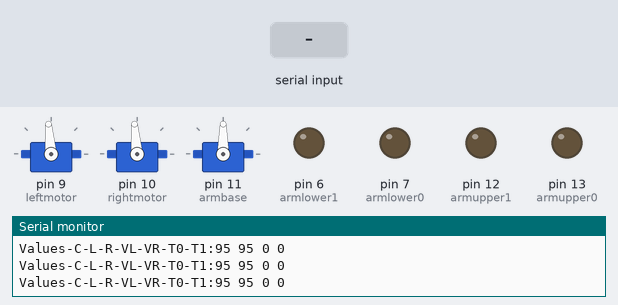
This sketch was run on a simulated Arduino Uno, built with avr-gcc and run on an emulated ATmega328P. Parts: 3 × servo, output pins drawn as LEDs (lit = HIGH), the last lines printed to the serial monitor. The test bench sets the inputs (shaded band).

Above: at 1.2 s.
1.3 s: "2\n" received over Serial
At 3.06 s:
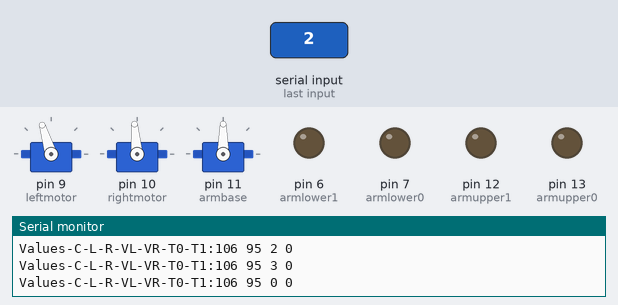
4.3 s: byte 51 ('3') received over Serial
At 5.19 s:
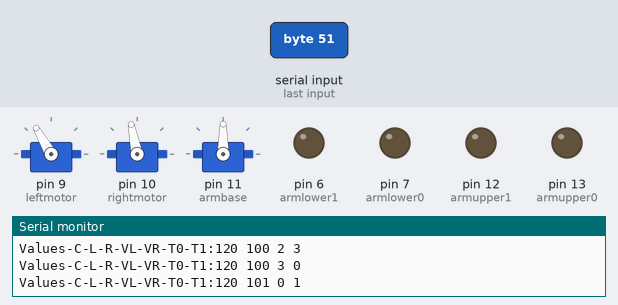
7.3 s: byte 53 ('5') received over Serial
10.3 s: byte 48 ('0') received over Serial
At 13.24 s:
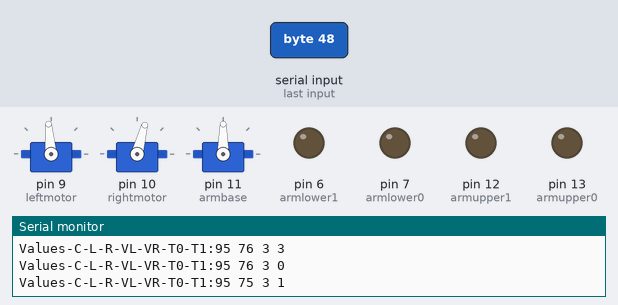
13.3 s: byte 50 ('2') received over Serial
At 15.09 s:
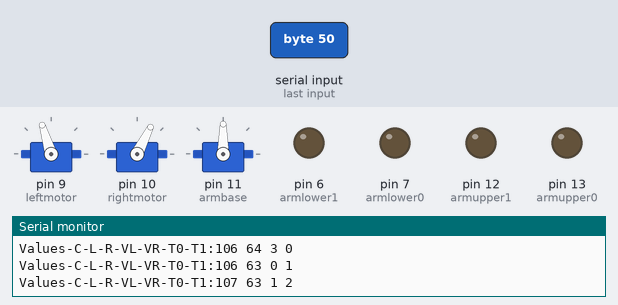
16.3 s: byte 57 ('9') received over Serial
At 16.94 s:
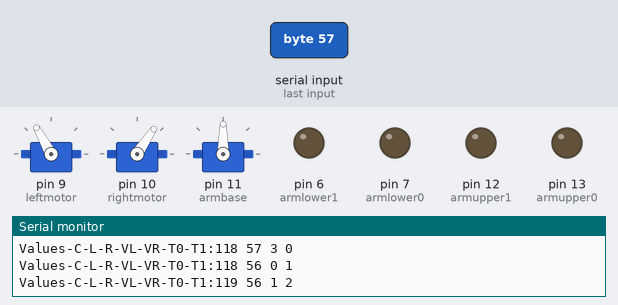
Timing chart, 0 to 20.3 s (numbered marks = the images above; inputs shaded):
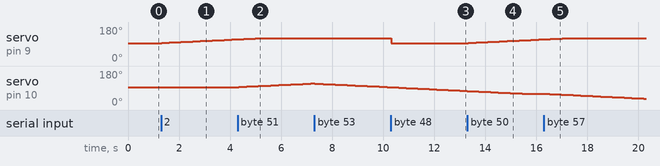

The sketch:

Robot_control_CJ_EDIT.ino
```cpp
//Made by Brendon Brown
//Last updated March 11th, 2019
//This code takes the serial data it has received from the xbee and performs actions accordingly
//Pins 5 and 6 have PWM frequency of ~980 Hz and the rest ~490 Hz
//NOTE: the pins I have used and the actions of the robot will change depending on need
//this code expects the robot to be expecting RC/servo signals to work. [Most motor controllers accept this as an input]

//This code needs to be updated and can be improved drastically
//This code will have to be changed every year as long as the robot is changed/updated
//Remember to hook up the circuit correctly and to have a common ground on almost all circuits used in the robot

#include <Servo.h>
//note when using the servo library the frequency is not important because the way servo signals work, be sure to understand why this is...
int COUNTER = 3;
int timer[2] = {0,0};

Servo leftmotor;
Servo rightmotor;
int armupper0 = 13;
int armupper1 = 12;
int armlower0 = 7;
int armlower1 = 6;
Servo armbase;
char controlinput;      //This is where the serial input data gets put
char lastright = '1';   //Records the last left motor input
char lastleft = '0';    //Records the last right motor input
int variableleft;       //This variable is for the value of the left motor
int variableright;      //This variable is for the value of the right motor
int armbasepos = 90;    //This variable is for the value of the base of the arm
int countl = 0;         //The counter here needs to be updated for future applications so its more accurate but right now its a simple solution for lost of signal from the source
int countr = 0;
char armstatel = 'X';   //Records the last state of the lower arm (This actually might not be needed)
char armstateu = 'Y';   //Records the last state of the upper arm (This actually might not be needed)


void setup() {
  leftmotor.attach(9);
  rightmotor.attach(10);
  armbase.attach(11);
  pinMode(armupper0, OUTPUT);
  pinMode(armupper1, OUTPUT);
  pinMode(armlower0, OUTPUT);
  pinMode(armlower1, OUTPUT);
  Serial.begin(9600);
}

void loop() {
  //Testing phase of the code
  Serial.print("Values-C-L-R-VL-VR-T0-T1:");
//  Serial.print(controlinput);
//  Serial.print(" ");
//  Serial.print(lastleft);
//  Serial.print(" ");
//  Serial.print(lastright);
//  Serial.print(" ");
  Serial.print(variableleft);
  Serial.print(" ");
  Serial.print(variableright);
  Serial.print(" ");
  Serial.print(timer[0]);
  Serial.print(" ");
  Serial.print(timer[1]);
  Serial.print(" ");
  Serial.print("\n");
  //only update when there is serialdata incoming
  if(Serial.available()>0){
    controlinput = Serial.read();

    //This is for the motor control
    if(controlinput == '0'){
      lastleft = '0';
      countl = 0;
    }
    else if(controlinput == '1'){
      lastright = '1';
      countr = 0;
    }
    else if(controlinput == '2'){
      lastleft = '2';
      countl = 0;
    }
    else if(controlinput == '3'){
      lastright= '3';
      countr = 0;
    }
    else if(controlinput == '4'){
      lastleft = '4';
      countl = 0;
    }
    else if(controlinput == '5'){
      lastright= '5';
      countr = 0;
    }
    else if(controlinput == '6'){
      lastleft = '6';
      countl = 0;
    }
    else if(controlinput == '7'){
      lastright= '7';
      countr = 0;
    }
    else if(controlinput == '8'){
      lastleft = '8';
      countl = 0;
    }
    else if(controlinput == '9'){
      lastright= '9';
      countr = 0;
    }
    //This is for the arm base
    else if(controlinput == 'A'){
      if(armbasepos < 180){
        armbasepos = armbasepos + 10;
      }
    }
    else if(controlinput == 'B'){
      if(armbasepos > 0){
        armbasepos = armbasepos - 10;
      }
    }
    //This segment of code is for the arm which was controlled with relays and actuactors be sure
    else if(controlinput == 'X'){
      armstatel = 'X';
      digitalWrite(armlower0, LOW);
      digitalWrite(armlower1, LOW);
    }
    else if(controlinput == 'Y'){
      armstateu = 'Y';
      digitalWrite(armupper0, LOW);
      digitalWrite(armupper1, LOW);
    }
    else if(controlinput == 'L'){
      armstatel = 'L';
      digitalWrite(armlower0, HIGH);
      digitalWrite(armlower1, LOW);
    }
    else if(controlinput == 'R'){
      armstatel = 'R';
      digitalWrite(armlower0, LOW);
      digitalWrite(armlower1, HIGH);
    }
    else if(controlinput == 'U'){
      armstateu = 'U';
      digitalWrite(armupper0, HIGH);
      digitalWrite(armupper1, LOW);
    }
    else if(controlinput == 'D'){
      armstateu = 'D';
      digitalWrite(armupper0, LOW);
      digitalWrite(armupper1, HIGH);
    }
  }

  if(armstatel == 'X'){
    digitalWrite(armlower0, LOW);
    digitalWrite(armlower1, LOW);
  }
  if(armstateu == 'Y'){
    digitalWrite(armupper0, LOW);
    digitalWrite(armupper1, LOW);
  }
  //The variables and the limits on them need to be adjusted for each motor controller as they might be too fast or the signal you are sending is just out of range of acceptable input
  //for the motor controller we used the center servo signal wasn't 90 and I had to guess until I found it which ended up being around 95
  //some motor controllers are programmable so this process of guess and check isn't necessary
  if(lastleft == '0'){
    variableleft = 95;
  }
  else if(lastleft == '2' && timer[0]==0){
      timer[0]++;
      if(variableleft < 120){
        variableleft++;
      }
      else if(variableleft > 120){
        variableleft--;
      }
  }
  else if(lastleft == '4' && timer[0]==0){
      timer[0]++;
      if(variableleft > 60){
        variableleft--;
      }
      else if(variableleft < 60){
        variableleft++;
      }
  }
  else if(lastleft == '6' && timer[0]==0){
      timer[0]++;
      if(variableleft < 150){
        variableleft++;
      }
      else if(variableleft > 150){
        variableleft--;
      }
  }
  else if(lastleft == '8' && timer[0]==0){
      timer[0]++;
      if(variableleft > 30){
        variableleft--;
      }
      else if(variableleft < 30){
        variableleft++;
      }
  }
  else{
    if(timer[0]>=COUNTER){
      timer[0] = 0;
    }
    else{
      timer[0]++;
    }
  }

  if(lastright == '1'){
    variableright = 95;
  }
  else if(lastright == '3' && timer[1]==0){
      timer[1]++;
      if(variableright < 120){
        variableright++;
      }
      else if(variableright > 120){
        variableright--;
      }
  }
  else if(lastright == '5' && timer[1]==0){
      timer[1]++;
      if(variableright > 60){
        variableright--;
      }
      else if(variableright < 60){
        variableright++;
      }
  }
  else if(lastright == '7' && timer[1]==0){
      timer[1]++;
      if(variableright < 150){
        variableright++;
      }
      else if(variableright > 150){
        variableright--;
      }
  }
  else if(lastright == '9' && timer[1]==0){
      timer[1]++;
      if(variableright > 30){
        variableright--;
      }
      else if(variableright < 30){
        variableright++;
      }
  }
  else{
    if(timer[1]>=COUNTER){
      timer[1]=0;
    }
    else{
      timer[1]++;
    }
  }

  //after serial data was read update all appropriate motors/servos/relays
  leftmotor.write(variableleft);
  rightmotor.write(variableright);
  armbase.write(armbasepos);

//  if(timer >=COUNTER){
//    timer=0;
//  }
//  else{
//    timer++;
//  }

  //Need to implement change based on time conditions are meet
  //Issue: by the time code is updated, change to previous values have been made
  //fix: need to intrduce currVal and lastVal that will keep track of changes(on my own time)
  //fix2: add counter to section of code where motor speed is changed
  //!!!!fix3: add counter to left and right wheel, only updates after every nth loop!!!!

  //This count is just a very unprofessional way to make the robot stop if it hasn't recieved input from the controller after so many clock cycles [safety check]
//  countl++;
//  countr++;
//  if(countl >= 5000){
//    lastleft = '0';
//  }
//  if(countr >= 5000){
//    lastright = '1';
//  }
}
```

Measured:
- after the input at 1.3 s, servo on pin 9 (leftmotor): moves from 95° to 115° over 2.9 s, starting at once
- after the input at 4.3 s, servo on pin 10 (rightmotor): moves from 95° to 114° over 2.8 s, starting at once
- after the input at 10.3 s, servo on pin 9 (leftmotor): 120° → 95° at once
- after the input at 13.3 s, servo on pin 9 (leftmotor): moves from 95° to 115° over 2.9 s, starting at once
- after the input at 16.3 s, servo on pin 10 (rightmotor): moves from 60° to 34° over 3.8 s, starting after 0.06 s
